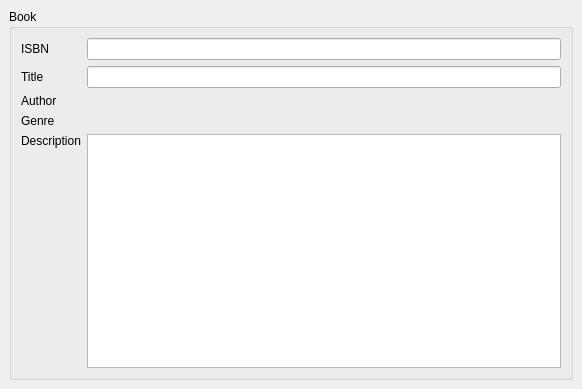
<?xml version="1.0" encoding="UTF-8"?>
<ui version="4.0">
 <class>MainWindow</class>
 <widget class="QMainWindow" name="MainWindow">
  <property name="geometry">
   <rect>
    <x>0</x>
    <y>0</y>
    <width>582</width>
    <height>389</height>
   </rect>
  </property>
  <property name="windowTitle">
   <string>Books</string>
  </property>
  <widget class="QWidget" name="centralwidget">
   <layout class="QVBoxLayout" name="verticalLayout">
    <item>
     <widget class="QGroupBox" name="groupBox">
      <property name="title">
       <string>Book</string>
      </property>
      <layout class="QGridLayout" name="gridLayout">
       <item row="0" column="0">
        <widget class="QLabel" name="label">
         <property name="text">
          <string>ISBN</string>
         </property>
        </widget>
       </item>
       <item row="0" column="1">
        <widget class="QLineEdit" name="isbn">
         <property name="column" stdset="0">
          <string>isbn</string>
         </property>
        </widget>
       </item>
       <item row="1" column="0">
        <widget class="QLabel" name="label_2">
         <property name="text">
          <string>Title</string>
         </property>
        </widget>
       </item>
       <item row="1" column="1">
        <widget class="QLineEdit" name="title">
         <property name="column" stdset="0">
          <string>title</string>
         </property>
        </widget>
       </item>
       <item row="2" column="0">
        <widget class="QLabel" name="label_5">
         <property name="text">
          <string>Author</string>
         </property>
        </widget>
       </item>
       <item row="2" column="1">
        <widget class="PickerEntity" name="author">
         <property name="whatsThis">
          <string>PickerEntity.</string>
         </property>
         <property name="autosearchEnabled">
          <bool>false</bool>
         </property>
         <property name="openEnabled">
          <bool>true</bool>
         </property>
         <property name="liteModeEnabled">
          <bool>false</bool>
         </property>
         <property name="nullItemEnabled">
          <bool>false</bool>
         </property>
         <property name="entity" stdset="0">
          <string>.author</string>
         </property>
         <property name="column" stdset="0">
          <string>caption</string>
         </property>
        </widget>
       </item>
       <item row="3" column="0">
        <widget class="QLabel" name="label_3">
         <property name="text">
          <string>Genre</string>
         </property>
        </widget>
       </item>
       <item row="3" column="1">
        <widget class="PickerEntity" name="genre">
         <property name="whatsThis">
          <string>PickerEntity.</string>
         </property>
         <property name="autosearchEnabled">
          <bool>false</bool>
         </property>
         <property name="openEnabled">
          <bool>false</bool>
         </property>
         <property name="liteModeEnabled">
          <bool>true</bool>
         </property>
         <property name="nullItemEnabled">
          <bool>false</bool>
         </property>
         <property name="entity" stdset="0">
          <string>.genre</string>
         </property>
         <property name="column" stdset="0">
          <string>description</string>
         </property>
        </widget>
       </item>
       <item row="4" column="0">
        <widget class="QLabel" name="label_4">
         <property name="text">
          <string>Description</string>
         </property>
        </widget>
       </item>
       <item row="4" column="1" rowspan="2">
        <widget class="QTextEdit" name="description">
         <property name="column" stdset="0">
          <string>description</string>
         </property>
        </widget>
       </item>
       <item row="5" column="0">
        <spacer name="verticalSpacer">
         <property name="orientation">
          <enum>Qt::Vertical</enum>
         </property>
         <property name="sizeHint" stdset="0">
          <size>
           <width>20</width>
           <height>165</height>
          </size>
         </property>
        </spacer>
       </item>
      </layout>
     </widget>
    </item>
   </layout>
  </widget>
 </widget>
 <customwidgets>
  <customwidget>
   <class>PickerEntity</class>
   <extends>QWidget</extends>
   <header>pypapi.ui.widgets.pickerentity</header>
  </customwidget>
 </customwidgets>
 <resources/>
 <connections/>
</ui>
